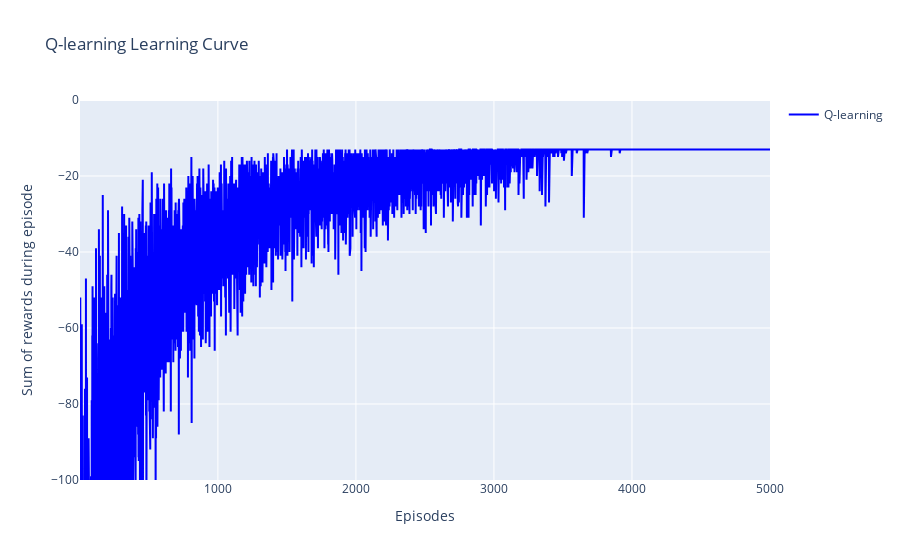

Write notebook code for a chart like this one.
### Markdown cell above
visualize the **_estimated_** optimal policy and the corresponding state-value function.

### Code cell
# obtain the estimated optimal policy and corresponding action-value function
Q_sarsamax, sarsamax_rewards = q_learning(env, 5000, .01)

# print the estimated optimal policy
policy_sarsamax = np.array([np.argmax(Q_sarsamax[key]) if key in Q_sarsamax else -1 for key in np.arange(48)]).reshape((4,12))
check_test.run_check('td_control_check', policy_sarsamax)
print("\nEstimated Optimal Policy (UP = 0, RIGHT = 1, DOWN = 2, LEFT = 3, N/A = -1):")
print(policy_sarsamax)

# plot the estimated optimal state-value function
plot_values([np.max(Q_sarsamax[key]) if key in Q_sarsamax else 0 for key in np.arange(48)])

### Figure 1 — Plotly figure (JSON) as saved in the notebook; plotly's stock layout.template omitted (floating-point values rounded to 4 significant figures; data arrays with more than 128 entries replaced by an {"elided": "..."} marker saying what was removed)
{"data": [{"line": {"color": "blue"}, "mode": "lines", "name": "Q-learning", "type": "scatter", "x": {"elided": "5000 int values"}, "y": {"elided": "5000 int values"}}], "layout": {"showlegend": true, "title": {"text": "Q-learning Learning Curve"}, "xaxis": {"title": {"text": "Episodes"}}, "yaxis": {"range": [-100, 0], "title": {"text": "Sum of rewards during episode"}}}}
